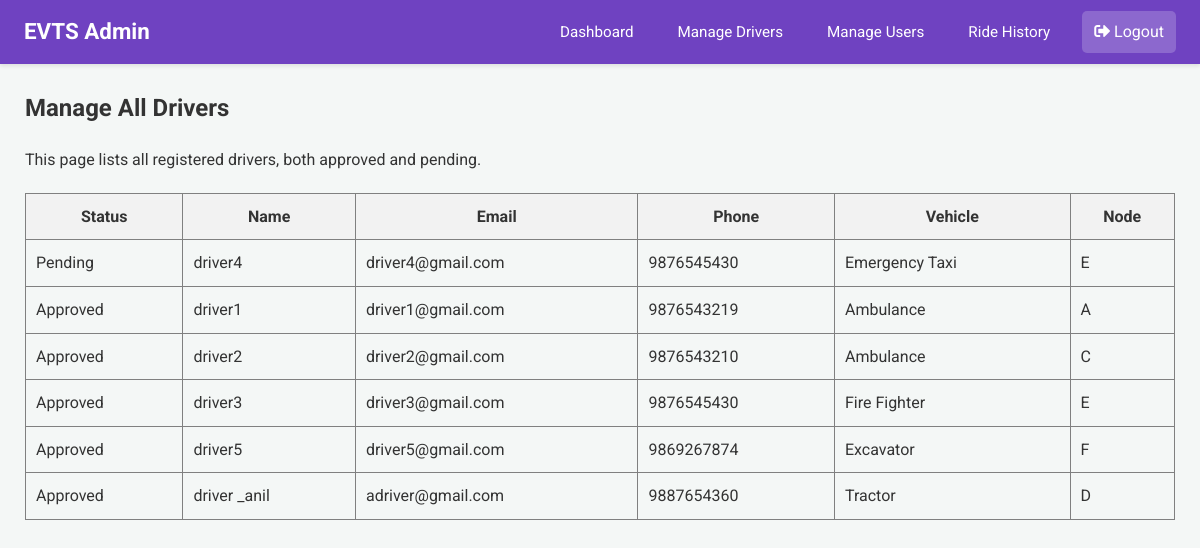
/admin/manage-drivers (signed in), run on an earlier commit of the app's database.
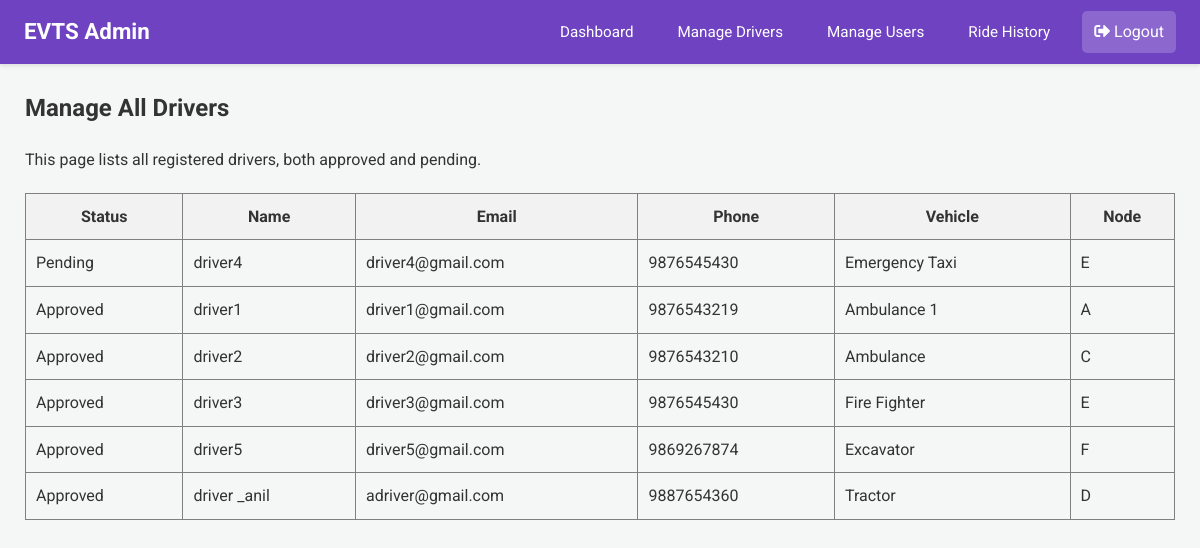
And on a later commit of the database.
### app.py (models this page shows)
class Driver(db.Model):
    email = db.Column(db.String(120), primary_key=True)
    name = db.Column(db.String(100))
    phone = db.Column(db.String(15))
    password = db.Column(db.String(256)) # Increased length for hash
    vehicle = db.Column(db.String(50))
    node = db.Column(db.String(10), nullable=False)
    is_approved = db.Column(db.Boolean, default=False, nullable=False)

### app.py (the view)
@app.route('/admin/manage-drivers')
@login_required_admin
def manage_drivers():
    admin = Admin.query.get(session['admin'])
    all_drivers = Driver.query.order_by(Driver.is_approved.asc()).all()
    response = make_response(render_template('admin_manage_drivers.html', admin=admin, drivers=all_drivers))
    return add_no_cache_to_response(response)

### app.py (called while the page is built)
def login_required_admin(f):
    @wraps(f)
    def decorated_function(*args, **kwargs):
        if 'admin' not in session:
            flash("Admin access required.", "error")
            return redirect(url_for('login'))
        return f(*args, **kwargs)
    return decorated_function

def add_no_cache_to_response(response):
    response.headers["Cache-Control"] = "no-cache, no-store, must-revalidate, public, max-age=0"
    response.headers["Pragma"] = "no-cache"
    response.headers["Expires"] = "0"
    return response

### templates/admin_manage_drivers.html (shortened to what this page needs)
{% extends 'admin_base.html' %}
{% block content %}
<h2>Manage All Drivers</h2>
<p>This page lists all registered drivers, both approved and pending.</p>
<table border="1" style="width: 100%; border-collapse: collapse; margin-top: 20px;">
    <thead>
        <tr style="background-color: #f2f2f2;">
            <th style="padding: 10px;">Status</th>
            <th style="padding: 10px;">Name</th>
            <th style="padding: 10px;">Email</th>
            <th style="padding: 10px;">Phone</th>
            <th style="padding: 10px;">Vehicle</th>
            <th style="padding: 10px;">Node</th>
        </tr>
    </thead>
    <tbody>
    {% for driver in drivers %}
    <tr>
        <td class="status-cell {% if driver.is_approved %}status-approved{% else %}status-pending{% endif %}" style="padding: 10px;">
            {% if driver.is_approved %}Approved{% else %}Pending{% endif %}
        </td>
        <td style="padding: 10px;">{{ driver.name }}</td>
        <td style="padding: 10px;">{{ driver.email }}</td>
        <td style="padding: 10px;">{{ driver.phone }}</td>
        <td style="padding: 10px;">{{ driver.vehicle }}</td>
        <td style="padding: 10px;">{{ driver.node }}</td>
    </tr>
    {% endfor %}
    </tbody>
</table>
{% endblock %}

What changed in the data, as far as the page shows it:
changed Driver "driver1": vehicle "Ambulance" → "Ambulance 1"
